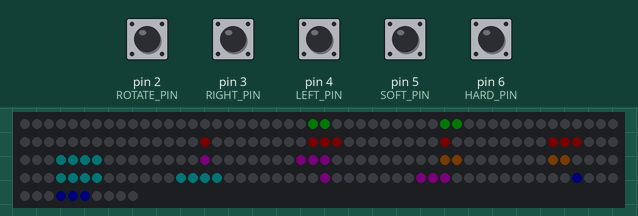
Simulated run of this sketch. Board: Arduino Uno, built with avr-gcc and run on an emulated ATmega328P. Parts: 210 RGB LEDs in strip order, left to right, continuing on the next row. The inputs (shaded band) are chosen by the test bench; at power-on: pin 2 (ROTATE_PIN), pin 3 (RIGHT_PIN), pin 4 (LEFT_PIN), pin 5 (SOFT_PIN), pin 6 (HARD_PIN) HIGH. Dim RGB values are drawn brighter than linear; random numbers use the default seed unless the sketch sets one; EEPROM starts erased; what the sketch prints to the serial monitor is not drawn.

3.6 s: pin 5 (SOFT_PIN) pulled LOW for 1 s
5.2 s: pin 5 (SOFT_PIN) pulled LOW for 1 s
Above: at 6.3 s.
6.8 s: pin 2 (ROTATE_PIN) pulled LOW for 0.15 s
7.5 s: pin 3 (RIGHT_PIN) pulled LOW for 0.15 s
Timing chart, 0 to 10.5 s (numbered marks = the images above; inputs shaded):
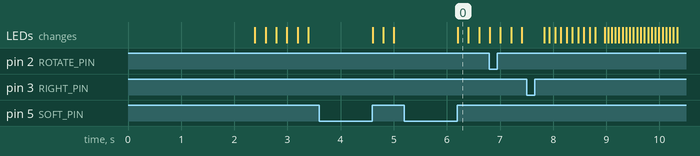

The sketch:

tetris.ino
```cpp
#include <FastLED.h>
#include <EEPROM.h>
#include "Board.h"
#include "Pieces.h"

// Arduino pin constants
#define NUM_LEDS    210
#define LED_PIN     7
#define LEFT_PIN   4
#define RIGHT_PIN   3
#define ROTATE_PIN   2
#define HARD_PIN   6
#define SOFT_PIN   5

// Game piece constants
#define NUM_PIECES 7
#define ROTATION_TYPE 4
#define P_ARRAY_WIDTH 5
#define P_ARRAY_HEIGHT 5
#define DIMENSIONS 2

// Button states
byte left_button = 0;
byte right_button = 0;
byte rotate_button = 0;
byte hard_button = 0;
byte soft_button = 0;

// Button states
enum State {UNPUSHED, PUSHED};

State left_state = UNPUSHED;
State right_state = UNPUSHED;
State rotate_state = UNPUSHED;
State hard_drop_state = UNPUSHED;
State soft_drop_state = UNPUSHED;

// Game progression variables
int interval = 200; // Number of milliseconds between each game 'tick'
const int button_interval = 10; // Number of milliseconds between each button parse
unsigned long prev_millis = 0; // Time
unsigned long curr_millis = 0; // Gameplay timer
unsigned long button_prev_millis = 0; // Button timer

// LED array
CRGB *leds = (CRGB*)malloc(3*NUM_LEDS);

// Board object
Board board;
Board *game_board = &board;

// Setup loop
void setup() {
  randomSeed(analogRead(0)); // Seeds random number generator for generating piece types

  // Initial parameters for LED outpout library
  FastLED.addLeds<WS2812, LED_PIN, GRB>(leds, NUM_LEDS);
  FastLED.setBrightness(2);

  // Pin initialization
  pinMode(LED_PIN,OUTPUT);
  pinMode(LEFT_PIN,INPUT_PULLUP);
  pinMode(RIGHT_PIN,INPUT_PULLUP);
  pinMode(ROTATE_PIN,INPUT_PULLUP);
  pinMode(HARD_PIN,INPUT_PULLUP);
  pinMode(SOFT_PIN,INPUT_PULLUP);

  Serial.begin(9600); // Port declaration

  // Declare a 4D 7x4x5x5 array that stores the rotation states of each piece, to be used when computing rotation
  byte pieces[NUM_PIECES][ROTATION_TYPE][P_ARRAY_WIDTH][P_ARRAY_HEIGHT] = {

  // O Piece
  {
    {
      {0,0,0,0,0},
      {0,0,0,0,0},
      {0,0,2,2,0},
      {0,0,2,2,0},
      {0,0,0,0,0}
    },
    {
      {0,0,0,0,0},
      {0,0,0,0,0},
      {0,0,2,2,0},
      {0,0,2,2,0},
      {0,0,0,0,0}
    },
    {
      {0,0,0,0,0},
      {0,0,0,0,0},
      {0,0,2,2,0},
      {0,0,2,2,0},
      {0,0,0,0,0}
    },
    {
      {0,0,0,0,0},
      {0,0,0,0,0},
      {0,0,2,2,0},
      {0,0,2,2,0},
      {0,0,0,0,0}
    }
  },
  // I Piece
  {
    {
      {0,0,0,0,0},
      {0,0,0,0,0},
      {0,3,3,3,3},
      {0,0,0,0,0},
      {0,0,0,0,0}
    },
    {
      {0,0,0,0,0},
      {0,0,3,0,0},
      {0,0,3,0,0},
      {0,0,3,0,0},
      {0,0,3,0,0}
    },
    {
      {0,0,0,0,0},
      {0,0,0,0,0},
      {3,3,3,3,0},
      {0,0,0,0,0},
      {0,0,0,0,0}
    },
    {
      {0,0,3,0,0},
      {0,0,3,0,0},
      {0,0,3,0,0},
      {0,0,3,0,0},
      {0,0,0,0,0}
    }
  },
  // J Piece
  {
    {
      {0,0,0,0,0},
      {0,4,0,0,0},
      {0,4,4,4,0},
      {0,0,0,0,0},
      {0,0,0,0,0}
    },
    {
      {0,0,0,0,0},
      {0,0,4,4,0},
      {0,0,4,0,0},
      {0,0,4,0,0},
      {0,0,0,0,0}
    },
    {
      {0,0,0,0,0},
      {0,0,0,0,0},
      {0,4,4,4,0},
      {0,0,0,4,0},
      {0,0,0,0,0}
    },
    {
      {0,0,0,0,0},
      {0,0,4,0,0},
      {0,0,4,0,0},
      {0,4,4,0,0},
      {0,0,0,0,0}
    }
  },
  // L Piece
  {
    {
      {0,0,0,0,0},
      {0,0,0,5,0},
      {0,5,5,5,0},
      {0,0,0,0,0},
      {0,0,0,0,0}
    },
    {
      {0,0,0,0,0},
      {0,0,5,0,0},
      {0,0,5,0,0},
      {0,0,5,5,0},
      {0,0,0,0,0}
    },
    {
      {0,0,0,0,0},
      {0,0,0,0,0},
      {0,5,5,5,0},
      {0,5,0,0,0},
      {0,0,0,0,0}
    },
    {
      {0,0,0,0,0},
      {0,5,5,0,0},
      {0,0,5,0,0},
      {0,0,5,0,0},
      {0,0,0,0,0}
    }
  },
  // S Piece
  {
    {
      {0,0,0,0,0},
      {0,0,6,6,0},
      {0,6,6,0,0},
      {0,0,0,0,0},
      {0,0,0,0,0}
    },
    {
      {0,0,0,0,0},
      {0,0,6,0,0},
      {0,0,6,6,0},
      {0,0,0,6,0},
      {0,0,0,0,0}
    },
    {
      {0,0,0,0,0},
      {0,0,0,0,0},
      {0,0,6,6,0},
      {0,6,6,0,0},
      {0,0,0,0,0}
    },
    {
      {0,0,0,0,0},
      {0,6,0,0,0},
      {0,6,6,0,0},
      {0,0,6,0,0},
      {0,0,0,0,0}
    }
  },
  // Z Piece
  {
    {
      {0,0,0,0,0},
      {0,7,7,0,0},
      {0,0,7,7,0},
      {0,0,0,0,0},
      {0,0,0,0,0}
    },
    {
      {0,0,0,0,0},
      {0,0,0,7,0},
      {0,0,7,7,0},
      {0,0,7,0,0},
      {0,0,0,0,0}
    },
    {
      {0,0,0,0,0},
      {0,0,0,0,0},
      {0,7,7,0,0},
      {0,0,7,7,0},
      {0,0,0,0,0}
    },
    {
      {0,0,0,0,0},
      {0,0,7,0,0},
      {0,7,7,0,0},
      {0,7,0,0,0},
      {0,0,0,0,0}
    }
  },
  // T Piece
  {
    {
      {0,0,0,0,0},
      {0,0,8,0,0},
      {0,8,8,8,0},
      {0,0,0,0,0},
      {0,0,0,0,0}
    },
    {
      {0,0,0,0,0},
      {0,0,8,0,0},
      {0,0,8,8,0},
      {0,0,8,0,0},
      {0,0,0,0,0}
    },
    {
      {0,0,0,0,0},
      {0,0,0,0,0},
      {0,8,8,8,0},
      {0,0,8,0,0},
      {0,0,0,0,0}
    },
    {
      {0,0,0,0,0},
      {0,0,8,0,0},
      {0,8,8,0,0},
      {0,0,8,0,0},
      {0,0,0,0,0}
    }
  }
};

  // Converts above array into EEPROM to conserve limited SRAM
  for (int i = 0; i < NUM_PIECES; i ++) {
    for (int j = 0; j < ROTATION_TYPE; j ++) {
      for (int k = 0; k < P_ARRAY_WIDTH; k ++) {
        for (int l = 0; l < P_ARRAY_HEIGHT; l ++) {
          EEPROM.update(i * (ROTATION_TYPE * P_ARRAY_HEIGHT * P_ARRAY_WIDTH) + j * (P_ARRAY_HEIGHT * P_ARRAY_WIDTH) + k * P_ARRAY_HEIGHT + l, pieces[i][j][k][l]); // Address of values is 0 to 700 in EEPROM
        }
      }
    }
  }

}

// Main function
void loop() {

  // While loop to run through game
  while(!(game_board->game_over())) {

    curr_millis = millis(); // Gets current time

    // Reads button pushes
    left_button = digitalRead(LEFT_PIN);
    right_button = digitalRead(RIGHT_PIN);
    rotate_button = digitalRead(ROTATE_PIN);
    hard_button = digitalRead(HARD_PIN);
    soft_button = digitalRead(SOFT_PIN);
    Serial.println(soft_button);
    // Checks if enough time has elapsed to justify a game 'tick'
    if(curr_millis - prev_millis >= interval){

        game_board->print_board(); // Prints updarte of board to LED array
        game_board->update_board(); // Updates current piece by one 'tick'
        prev_millis = curr_millis; // Resets time
        //interval = game_board->get_interval();

    }

    // Checks if enough time ahs elapse to justify a check for button pushes
    if (curr_millis - button_prev_millis >= button_interval){

        // Switch statements for each button detailed taks to be completed ONLY at a change of state (Thus, holding right/left movement button will not repeat the command)

        // Left movement button
        switch (left_state) {

          case UNPUSHED: {
            if (!left_button) { // Checks if button transitioned from unpushed to pushed
              game_board->move_left();
              left_state = PUSHED; // Change state
            }
            break;
          }
          case PUSHED: {
            if (left_button) { // Checks if button transitioned from pushed to unpushed
              left_state = UNPUSHED; // Change state
            }
            break;
          }

        }

        // Right movement button
        switch (right_state) {

          case UNPUSHED: {
            if (!right_button) { // Checks if button transitioned from unpushed to pushed
              game_board->move_right();
              right_state = PUSHED; // Change state
            }
            break;
          }
          case PUSHED: {
            if (right_button) { // Checks if button transitioned from pushed to unpushed
              right_state = UNPUSHED; // Change state
            }
            break;
          }

        }

        // Rotation button
        switch (rotate_state) {

          case UNPUSHED: {
            if (!rotate_button) { // Checks if button transitioned from unpushed to pushed
              game_board->rotate();
              rotate_state = PUSHED; // Change state
            }
            break;
          }
          case PUSHED: {
            if (rotate_button) { // Checks if button transitioned from pushed to unpushed
              rotate_state = UNPUSHED; // Change state
            }
            break;
          }

        }

        // Hard drop button
        switch (hard_drop_state) {

          case UNPUSHED: { // Checks if button transitioned from unpushed to pushed
            if (!hard_button) {
              game_board->hard_drop();
              hard_drop_state = PUSHED; // Change state
            }
            break;
          }
          case PUSHED: {
            if (hard_button) { // Checks if button transitioned from pushed to unpushed
              hard_drop_state = UNPUSHED; // Change state
            }
            break;
          }

        }

        // Soft drop button
        switch (soft_drop_state) {

          case UNPUSHED: {
            if (!soft_button) { // Checks if button transitioned from unpushed to pushed
              interval = 15; // Lowers interval between game ticks
              soft_drop_state = PUSHED; // Change state
            }
            break;
          }
          case PUSHED: {
            if (soft_button) { // Checks if button transitioned from pushed to unpushed
              interval = 200; // Increases interval between game ticks to original value
              soft_drop_state = UNPUSHED; // Change state
            }
            break;
          }

        }

        button_prev_millis = curr_millis; // Resets time
    }
  }

  // Game over animations
  for (int i = 0; i < 10; i ++) { // Flickers LEDs 5 times on and off

    if (i % 2 == 0) {
      FastLED.setBrightness(0); // Off
    } else {
      FastLED.setBrightness(5); // On
    }

    FastLED.show();
    delay(100); // Delay for flicker effect

  }

  for (byte i = 0; i < 21; i ++) { // 'Waterfall' effect
    for (byte j = 0; j < 10; j ++) {
      leds[10*i + j] = CRGB(0,0,0); // Successively turns off each row beginning at the top
    }
    delay(60);
    FastLED.show();
  }

  free(leds);
  delay(100000); // Prevents undefined behaviours
}
```

Board.h
```cpp
#ifndef _BOARD_
#define _BOARD_

#include "pieces.h"

using namespace std;

#define BOARD_HEIGHT 25 // Note the highest row is never used
#define BOARD_WIDTH 12

class Board {
  public:

    Board();

    Pieces *curr_piece;

    int board[BOARD_HEIGHT][BOARD_WIDTH] = {{0}};
    int line_counter = 0;
    int interval = 200;

    bool lost = false;

    int can_delete();
    int get_line();
    int get_interval();

    bool game_over();
    bool can_move(int rotation_change, int delta_y, int delta_x);

    void print_board();
    void game_over_check();
    void delete_lines();
    void piece_fill();
    void clear_old_piece();
    void update_board();
    void move_right();
    void move_left();
    void rotate();
    void hard_drop();
    void next_piece();

};

#endif
```

Pieces.h
```cpp
// Stores information about each piece for use in tetris.cpp

#ifndef _PIECES_
#define _PIECES_

#define NUM_PIECES 7
#define ROTATION_TYPE 4
#define P_ARRAY_WIDTH 5
#define P_ARRAY_HEIGHT 5
#define DIMENSIONS 2

class Pieces {
  public:

  Pieces();
  int x;
  int y;
  int piece_type;
  int rotation_state;

  void change_x(int delta_x);
  void change_y(int delta_y);
  void piece_rotate();

  int curr_pos (int piece_type, int piece_rotation, int y, int x);
  int get_x();
  int get_y();
  int get_type();
  int get_rotation();

  void new_piece(int type);

};

#endif
```

board.ino
```cpp
#include "Board.h"

// Constructor
Board::Board() {

  // Initialize borders of grid to 1 for collision checking
  for (int i = 0; i < BOARD_HEIGHT; i ++) {
    board[i][0] = 1;
    board[i][BOARD_WIDTH-1] = 1;
    if (i == BOARD_HEIGHT - 1) {
      for (int j = 1; j < BOARD_WIDTH; j ++) {
        board[i][j] = 1;
      }
    }
  }

  Serial.println("Constructor initialized"); // Debug
  curr_piece = new Pieces(); // Initialize piece
  next_piece(); // Create new piece

};

// Checks if any rows can be deleted, returns row to be deleted
int Board::can_delete() {

  for (int j = 0; j < BOARD_HEIGHT-1; j ++) {

    bool del = true;
    for (int i = 1; i < BOARD_WIDTH - 1; i++) {
      if (board[j][i] == 0) {
        del = false;
      }
    }
    if (del) {
      line_counter++;
      if (interval > 50) {
        interval -= 5;
      }
      return j;
    }
  }
  return 100;
}

int Board::get_line() {
  return line_counter;
}

int Board::get_interval() {
  return interval;
}

// Getter
bool Board::game_over() {
  return lost;
}

// Checks if a change in the current piece's state is possible
bool Board::can_move(int rotation_change, int delta_y, int delta_x) {

  for (int i = 0; i < P_ARRAY_WIDTH; i ++) {
    for (int j = 0; j < P_ARRAY_WIDTH; j ++) {
      if (curr_piece->curr_pos(curr_piece->get_type(), (curr_piece->get_rotation() + rotation_change) % 4, i, j) > 0
        && board[curr_piece->get_y() + delta_y+ i][curr_piece->get_x() + delta_x + j] > 0) {
        return false;
      }
    }
  }
  return true;

}

void Board::print_board() { // Displays board to LED array
   /*Edit print_board for output to LEDs. I assume numbering is from top to bottom, i.e.:
  0   1   2   3   4   5   6   7   8   9
  19  18  17  16  15  14  13  12  11  10
  ...
  ...
  200 201 202 203 204 205 206 207 208 209
  */

  for (int i = 3; i < BOARD_HEIGHT - 1; i++) {
    for (int j = 1; j < BOARD_WIDTH - 1; j++) {

      int x = 0;

        if (i % 2 == 1) { // Snake pattern
          x = j;
        } else {
          x = BOARD_WIDTH - j - 1;
        }

        switch(board[i][x]) {

          case 0: leds[(BOARD_WIDTH-2) * (i-3) + j - 1] = (0, 0 ,0);
              break;
          case 2: leds[(BOARD_WIDTH-2) * (i-3) + j - 1] = CRGB(255, 255, 0); // Yellow
              break;
          case 3: leds[(BOARD_WIDTH-2) * (i-3) + j - 1] = CRGB(0,128,128); // Teal
              break;
          case 4: leds[(BOARD_WIDTH-2) * (i-3) + j - 1] = CRGB(0, 50, 255); // Blue
              break;
          case 5: leds[(BOARD_WIDTH-2) * (i-3) + j - 1] = CRGB(255,  10, 10); // Orange
              break;
          case 6: leds[(BOARD_WIDTH-2) * (i-3) + j - 1] = CRGB(80, 255, 50); // Green
              break;
          case 7: leds[(BOARD_WIDTH-2) * (i-3) + j - 1] = CRGB(255, 95, 50); // Red
              break;
          case 8: leds[(BOARD_WIDTH-2) * (i-3) + j - 1] = CRGB(200, 20, 230); // Purple
              break;
        }
    }
  }

  FastLED.show(); // Update changes to LEDs

}

// Checks if game is over
void Board::game_over_check() {

  for (int i = 1; i < BOARD_WIDTH - 1; i ++) {
    if (board[2][i] > 0) { // Exists a piece above the playing board
      lost = true;
    }
  }

}

// Deletes rows
void Board::delete_lines() {

  while (can_delete() < 25) {

    int del = can_delete();
    for (int i = del; i > 0; i --) {
      for (int j = 1; j < BOARD_WIDTH - 1; j ++) {
        if (i <= del) {
          board[i][j] = board[i-1][j]; // Shits higher rows downwards
        }
      }
    }

  }

}

// Fills in the current pieces on the game board
void Board::piece_fill() {

  for (int i = 0; i < P_ARRAY_WIDTH; i ++) {
    for (int j = 0; j < P_ARRAY_WIDTH; j ++) {
      if (curr_piece->curr_pos(curr_piece->get_type(), curr_piece->get_rotation(), i, j) > 0) {
        board[curr_piece->get_y()+i][curr_piece->get_x()+j] = curr_piece->curr_pos(curr_piece->get_type(), curr_piece->get_rotation(), i, j);
      }
    }
  }

}

// Removes current piece from game board before checking for change to avoid self-collision
void Board::clear_old_piece() {

  for (int i = 0; i < P_ARRAY_WIDTH; i ++) {
    for (int j = 0; j < P_ARRAY_WIDTH; j ++) {
      if (curr_piece->curr_pos(curr_piece->get_type(), curr_piece->get_rotation(), i, j) > 0) {
        board[curr_piece->get_y() + i][curr_piece->get_x() + j] = 0;
      }
    }
  }

}

// One game 'tick', moves current piece downwards and does relevant checks
void Board::update_board() {

  // Clear old piece in board
  clear_old_piece();

  // Try downwards movement
  if (can_move(0, 1, 0)) {
    curr_piece->change_y(1);

  } else { // Piece cannot be moved downwards, add it permanently

    piece_fill();
    game_over_check();

    if (game_over()) { // Check if the game is over after this piece is placed
      Serial.println(F("Game Over!")); // Debug
    } else {
      delete_lines(); // Check for lines to be deleted
      next_piece(); // Create a new piece

    }

  }

  piece_fill(); // Draw the current piece's temporary state

}

// ===============================
// Movement Functions
// ===============================

void Board::move_right() { // Right

  clear_old_piece();
  if (can_move(0, 0, 1)) { // Checks if piece can be shifted to the right
    curr_piece->change_x(1); // Shifts right
  }
  piece_fill();

}

void Board::move_left() { // Left

  clear_old_piece();
  if (can_move(0, 0, -1)) { // Checks if piece can be shifted to the left
    curr_piece->change_x(-1); // Shifts left
  }
  piece_fill();

}

void Board::rotate() { // Rotation

  clear_old_piece();
  if (can_move(1, 0, 0)) { // Checks if piece can be rotated
    curr_piece->piece_rotate(); // Rotates
  }
  piece_fill();

}

void Board::hard_drop() { // Hard Drop

  clear_old_piece();
  while (can_move(0, 1, 0)) { // Checks if piece can still be mvoed downwards
    curr_piece->change_y(1); // Moves piece downwards
  }
  piece_fill();

}

// Generates a new random piece type and plaes it at the top of the board
void Board::next_piece() {

  for (int i = 0; i < random(10); i ++) { // Call random a few times to increase variation in pieces
    random(i);
  }
  int piece_type = random(7); // Sets piece type

  curr_piece->new_piece(piece_type); // Calls function in Piece object to reset the object

}
```

Source omitted: pieces.ino (1691 bytes)
